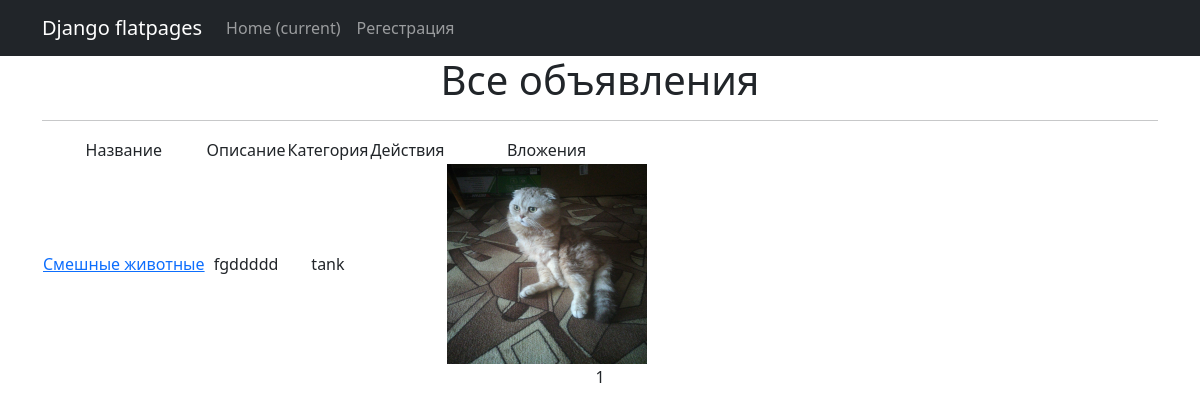
The page /articles/ on the database as committed earlier.
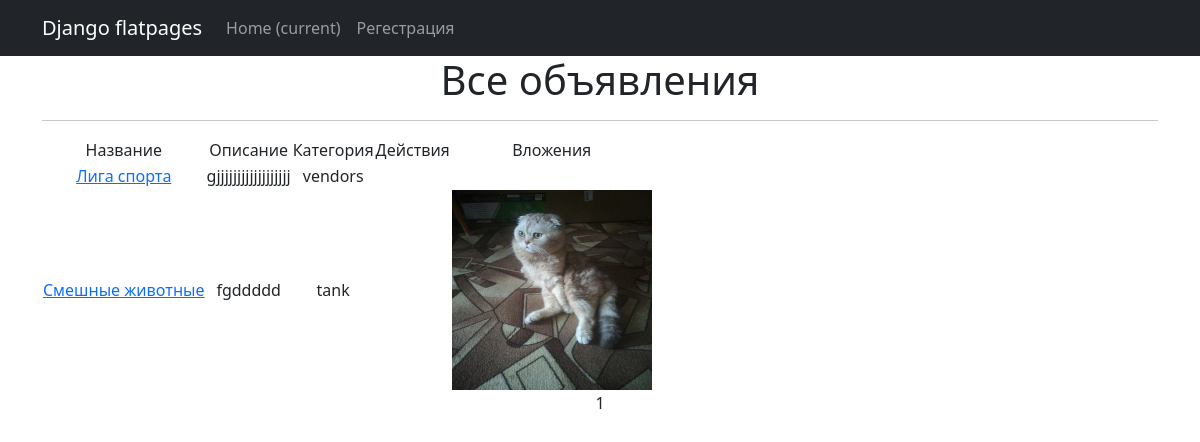
The same page on the database as committed later.
### board/models.py (models this page shows, shortened)
class Article(models.Model):
    TYPE = (
        ('tank', 'Танки'),
        ('heal', 'Хилы'),
        ('dd', 'ДД'),
        ('vendors', 'Торговцы'),
        ('guildmasters', 'Гилдмастеры'),
        ('questgivers', 'Квестгиверы'),
        ('blacksmiths', 'Кузницы'),
        ('tanners', 'Кожевники'),
        ('potion', 'Зельевары'),
        ('spellmaster', 'Мастера заклинаний'),
    )
    author = models.ForeignKey(User, on_delete=models.CASCADE)
    title = models.CharField(max_length=64)
    text = models.TextField()
    category = models.CharField(max_length=12, choices=TYPE, null=False)
    upload = models.FileField(upload_to='uploads/', blank=True)

### board/views.py (the view)
# urls.py: path('', ArticlesList.as_view()),
class ArticlesList(ListView):
    model = Article
    ordering = 'title'
    template_name = 'articles.html'
    context_object_name = 'articles'
    paginate_by = 10

### templates/articles.html (shortened to what this page needs)
{% extends 'flatpages/default.html' %}
{% block content %}
    <h1>Все объявления</h1>
    <hr>
    {% if articles %}
        <table>
            <tr>
                <td>Название</td>
                <td>Описание</td>
                <td>Категория</td>
                <td>Действия</td>
                <td>Вложения</td>
            </tr>
            {% for article in articles %}
            <tr>
                <td><a href="{% url 'article_detail' article.id %}">{{ article.title }}</a></td>
                <td>{{ article.text|truncatechars:20 }}</td>
                <td>{{ article.category }}</td>
                <td>
                </td>
            {% if article.upload %}
            <td><img src="{{ article.upload.url }}" width="200" height="200"></td>
            {% endif %}
            </tr>
            {% endfor %}
        </table>
    {% else %}
        <h2>Объявлений нет</h2>
    {% endif %}
   {{ page_obj.number }}
{% endblock content %}

### templates/flatpages/default.html (shortened to what this page needs)
<!DOCTYPE html>
<html lang="en">
    <head>
        {% load static %}
        <link href="{% static 'css/styles.css' %}" rel="stylesheet" />
    </head>
    <body>
        <nav class="navbar navbar-expand-lg navbar-dark bg-dark static-top">
            <div class="container">
                <a class="navbar-brand" href="#">Django flatpages</a>
                <div class="collapse navbar-collapse" id="navbarResponsive">
                    <ul class="navbar-nav ml-auto">
                        <li class="nav-item active">
                            <a class="nav-link" href="#">Home
                                <span class="sr-only">(current)</span>
                            </a>
                        </li>
                        <li class="nav-item">
                            <a class="nav-link" href="signup/">Регестрация</a>
                        </li>
                    </ul>
                </div>
            </div>
        </nav>
        <div class="container">
            <div class="row">
                <div class="col-lg-12 text-center">
                    {% block content %}{% endblock content %}
                </div>
            </div>
        </div>
    </body>
</html>

Rows that differ between the two databases and show on the page:
added Article: title "Лига спорта", text "gjjjjjjjjjjjjjjjjjj", category "vendors"
